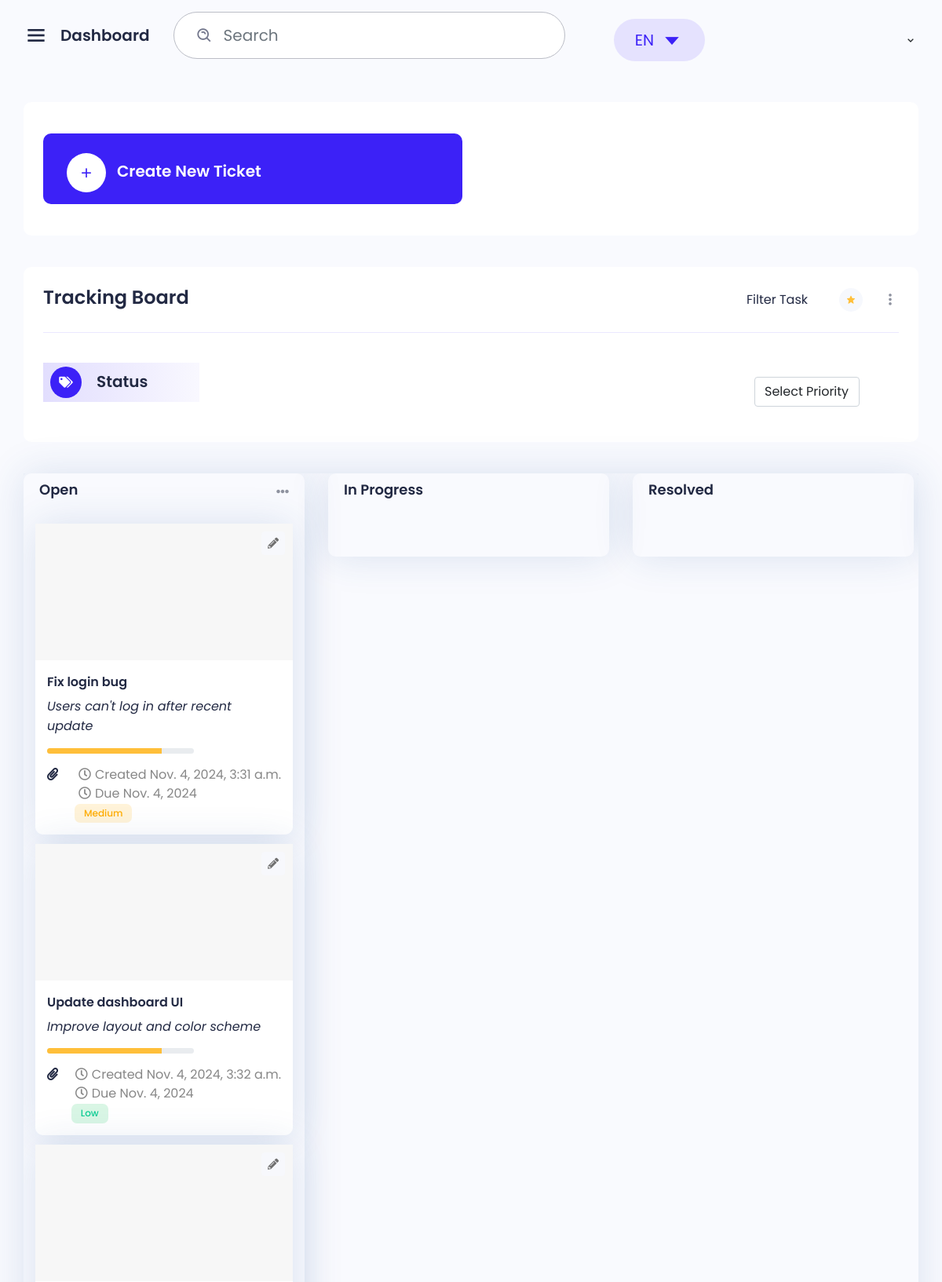
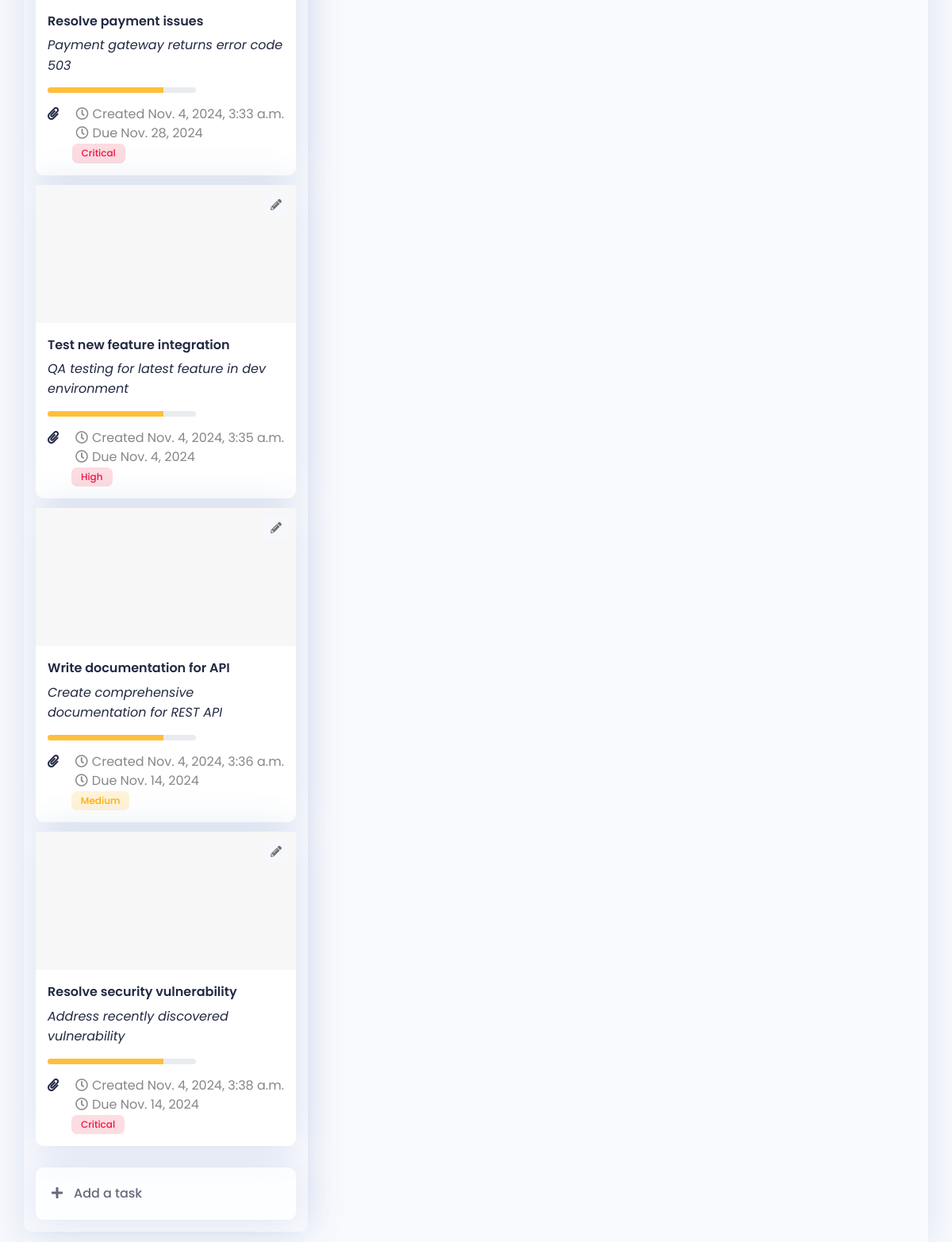
/board/ (signed in), run on the app's committed database (2 pictures, top to bottom).
### tickets/models.py (models this page shows)
class Ticket(models.Model):
    title = models.CharField(max_length=255)
    description = models.TextField()
    priority = models.CharField(max_length=50, choices=[('Low', 'Low'), ('Medium', 'Medium'), ('High', 'High'), ('Critical', 'Critical')])
    status = models.CharField(max_length=50, choices=[('Open', 'Open'), ('In Progress', 'In Progress'), ('Resolved', 'Resolved'), ('Closed', 'Closed')])
    assignee = models.ForeignKey(User, related_name='assigned_tickets', on_delete=models.SET_NULL, null=True)
    reporter = models.ForeignKey(User, related_name='reported_tickets', on_delete=models.SET_NULL, null=True)
    due_date = models.DateField()
    created_at = models.DateTimeField(auto_now_add=True)
    updated_at = models.DateTimeField(auto_now=True)

### dashboard/views.py (the view)
# urls.py: path('board/', board, name='board'),
@login_required(login_url='/users/login/')
def board(request):
    tickets = Ticket.objects.all()
    priority_counts = count_priorities()  # Get counts and percentages
    open_tickets_count = Ticket.objects.filter(status='Open').count()
    in_progress_tickets_count = Ticket.objects.filter(status='In Progress').count()
    resolved_tickets_count = Ticket.objects.filter(status='Resolved').count()
    closed_tickets_count = Ticket.objects.filter(status='Closed').count()
    return render(request, 'dashboard/board.html', {
        'tickets': tickets,
        'priority_counts': priority_counts,
        'open_tickets_count': open_tickets_count,
        'in_progress_tickets_count': in_progress_tickets_count,
        'resolved_tickets_count': resolved_tickets_count,
        'closed_tickets_count': closed_tickets_count,
    })

### dashboard/views.py (called while the page is built)
def count_priorities():
    total_tickets = Ticket.objects.count()  # Total number of tickets
    priority_counts = Ticket.objects.values('priority').annotate(count=Count('priority'))
    counts_and_percentages = {
        'Low': {'count': 0, 'percentage': 0},
        'Medium': {'count': 0, 'percentage': 0},
        'High': {'count': 0, 'percentage': 0},
        'Critical': {'count': 0, 'percentage': 0},
    }
    for priority in priority_counts:
        priority_level = priority['priority']
        count = priority['count']
        percentage = (count / total_tickets * 100) if total_tickets > 0 else 0
        counts_and_percentages[priority_level] = {'count': count, 'percentage': round(percentage, 2)}
    return counts_and_percentages

### ticket_notifications/templatetags/notification_tags.py (called while the page is built)
@register.simple_tag
def unread_notifications_count(user):
    return Notification.objects.filter(user=user, is_read=False).count()

### dashboard/templates/dashboard/board.html (shortened to what this page needs)
{% extends 'layout.html' %}
{% block content %}
<div class="main">
    <div class="main-content board">
        <div class="row">
            <div class="col-12">
                <div class="box card-box">
                    <div class="icon-box bg-color-4">
                        <a class="create d-flex" href="/tickets/create/" data-toggle="modal" data-target="#add_project">
                            <div class="icon bg-white">
                                <i class="bx bx-plus"></i>
                            </div>
                            <div class="content d-flex align-items-center">
                                <h5 class="color-white">Create New Ticket</h5>
                            </div>
                        </a>
                    </div>
                </div>
            </div>
        </div>
        <div class="row">
            <div class="col-12">
                <div class="box">
                    <div class="box-header">
                        <h4 class="box-title">Tracking Board</h4>
                        <div class="box-right d-flex">
                            <a class="btn-add" href="project-details.html">Filter Task</a>
                            <div class="icon-ratting">
                                <i class='bx bxs-star'></i>
                            </div>
                            <div class="dropdown ml-14">
                                <a href="javascript:void(0);" class="btn-link" data-bs-toggle="dropdown" aria-expanded="false">
                                    <i class='bx bx-dots-vertical-rounded fs-22'></i>
                                </a>
                            </div>
                        </div>
                    </div>
                    <div class="divider"></div>
                    <div class="box-body d-flex justify-content-between pb-0">
                        <div class="team-name">
                            <a href="#" class="team">
                                <div class="icon"><i class="fas fa-tags"></i></div>
                                <h5>Status</h5>
                            </a>
                        </div>
                        <div class="action" id="priorityActionLinks">
                            <div class="form-group"> <label class="form-label"></label> <select id="priorityFilter" name="attendance" class="form-control custom-select select2 select2-hidden-accessible" data-placeholder="Select Priority" tabindex="-1" aria-hidden="true"
                                data-select2-id="select2-data-16-akyu"><option label="Select Priority" data-select2-id="select2-data-18-ezae"></option> <option value="Critical"></option> </select>
                        </div>
                        </div>
                    </div>
                </div>
            </div>
            <div class="col-12">
                <div class="kanban-board card mb-0 pd-0">
                    <div class="box-body pd-0">
                        <div class="kanban-cont">
                            <div id="open" class="kanban-list kanban-list-to-do">
                                <div class="kanban-header">
                                    <h6 class="card-title">Open</h6>
                                    <div class="dropdown">
                                        <a href="javascript:void(0);" class="btn-link" data-bs-toggle="dropdown" aria-expanded="false">
                                            <i class="fas fa-ellipsis-h"></i>
                                        </a>
                                    </div>
                                </div>
                                <div class="kanban-wrap">
                                    {% for ticket in tickets %}
                                    <div class="panel" draggable="true" data-status="open">
                                        <div class="kanban-box item-box">
                                            <div class="dropdown edit">
                                                <a href="#" class="btn-link" data-bs-toggle="dropdown" aria-expanded="false">
                                                    <i class="fas fa-pencil-alt"></i>
                                                </a>
                                                </div>
                                                 <div class="img-box">
                                                <img src="./images/to-do-list/project-1.png" alt="">
                                                 </div>
                                                <div class="content-box">
                                                <h6 class="title fs-16">    {{ ticket.title }}     </h6>
                                                <i class="title fs-16">   {{ ticket.description }}      </i>
                                                <div class="progress skill-progress mt-15 mb-15" style="height:7px;">
                                                    <div class="progress-bar progress-animated" style="width: 78%; height:7px;" role="progressbar">
                                                    </div>
                                                </div>
                                                <div class="d-flex justify-content-between">
                                                    <div class="link"><a href="#"><i class="fas fa-paperclip"></i></a></div>
                                                    <div class="time">
                                                        <p class="font-main mb-0"><i class="far fa-clock"></i>Created {{ ticket.created_at }}</p>
                                                        <p class="font-main mb-0"><i class="far fa-clock"></i>Due {{ ticket.due_date }}</p>
                                                        <span class="badge
                                                        {% if ticket.priority == "Low" %}badge-success-light
                                                        {% elif ticket.priority == "Medium" %}badge-warning-light
                                                        {% elif ticket.priority == "High" %}badge-danger-light
                                                        {% elif ticket.priority == "Critical" %}badge-danger-light
                                                        {% endif %}">
                                                        {{ ticket.priority }}
                                                    </span>
                                                    </div>
                                                </div>
                                            </div>
                                        </div>
                                    </div>
                                    {% endfor %}
                                </div>
                                <div class="btn-add-card">
                                    <a class="dropdown-item font-w500 fs-16" href="/tickets/create/" data-toggle="modal" data-target="#add_card_modal"><i class="fas fa-plus mr-14"></i>Add a task</a>
                                </div>
                            </div>
                            <div id="in-progress" class="kanban-list kanban-progress">
                                <div class="kanban-header">
                                    <h6 class="card-title">In Progress</h6>
                                </div>
                                <div class="kanban-wrap">
                                </div>
                            </div>
                            <div id="resolved" class="kanban-list kanban-review">
                                <div class="kanban-header">
                                    <h6 class="card-title">Resolved</h6>
                                </div>
                                <div class="kanban-wrap">
                                </div>
                            </div>
                        </div>
                    </div>
                </div>
            </div>
        </div>
    </div>
</div>
{% endblock %}

### static/css/grid.css (style rules this page uses)
.row { display: flex; flex-wrap: wrap; margin: 0 -15px; }
[class*="col-"] { padding: 0 15px; margin-bottom: 40px; }
.col-12 { width: 100%; }

### static/css/responsive.css (style rules this page uses)
@media only screen and  (max-width: 1820px) { .box.card-box { flex-wrap: wrap; } }
@media only screen and  (max-width: 1820px) { .box.card-box .icon-box { width: 47%; margin: 15px 10px; padding-bottom: 15px; } }
@media only screen and  (max-width: 1820px) { .box.card-box .icon-box:nth-child(1) { margin-left: 10px; } }
@media only screen and  (max-width: 1820px) { .action { flex-wrap: wrap; } }
@media only screen and (max-width: 1700px) { .action { margin-top: 20px; margin-bottom: 20px; } }
@media only screen and (max-width: 1700px) { .action { margin-left: 0; } }
@media only screen and (max-width: 1200px) { .box.card-box { flex-wrap: wrap; } }
@media only screen and (max-width: 1200px) { .box.card-box .icon-box { width: 49%; margin: 15px 0 !important; padding-bottom: 15px; } }
@media only screen and (max-width: 1200px) { .box.card-box .icon-box:nth-child(1) { margin-left: 10px; } }
@media only screen and (max-width: 1200px) { .main-content { padding: 30px; } }

### data on the page
Ticket: title "Fix login bug", description "Users can't log in after recent update", created_at "Nov. 4, 2024, 3:31 a.m.", due_date "Nov. 4, 2024", priority "Medium"
Ticket: title "Update dashboard UI", description "Improve layout and color scheme", created_at "Nov. 4, 2024, 3:32 a.m.", due_date "Nov. 4, 2024", priority "Low"
Ticket: title "Resolve payment issues", description "Payment gateway returns error code 503", created_at "Nov. 4, 2024, 3:33 a.m.", due_date "Nov. 28, 2024", priority "Critical"
Ticket: title "Test new feature integration", description "QA testing for latest feature in dev environment", created_at "Nov. 4, 2024, 3:35 a.m.", due_date "Nov. 4, 2024", priority "High"
Ticket: title "Write documentation for API", description "Create comprehensive documentation for REST API", created_at "Nov. 4, 2024, 3:36 a.m.", due_date "Nov. 14, 2024", priority "Medium"
Ticket: title "Resolve security vulnerability", description "Address recently discovered vulnerability", created_at "Nov. 4, 2024, 3:38 a.m.", due_date "Nov. 14, 2024", priority "Critical"
